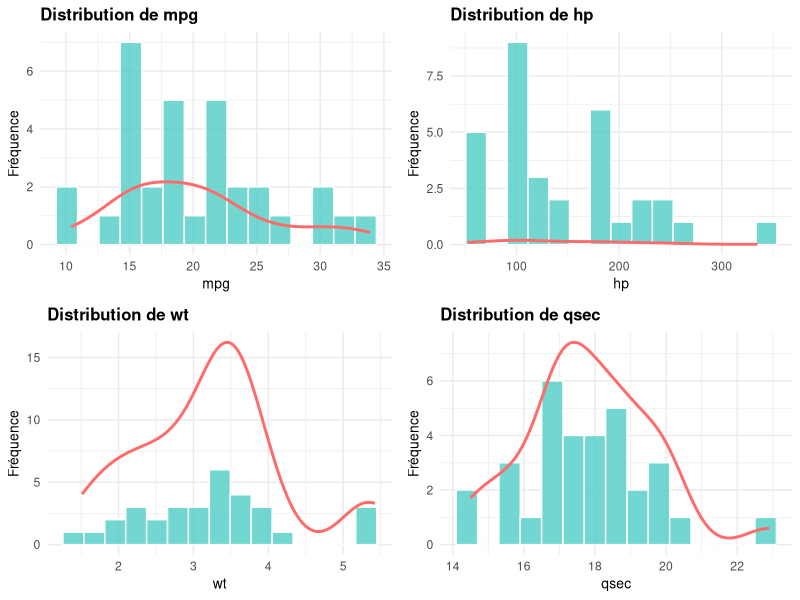
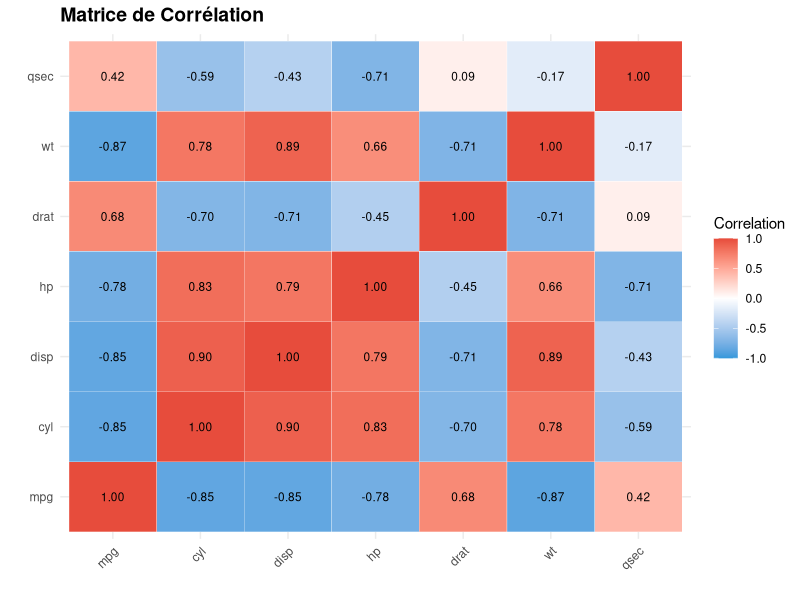
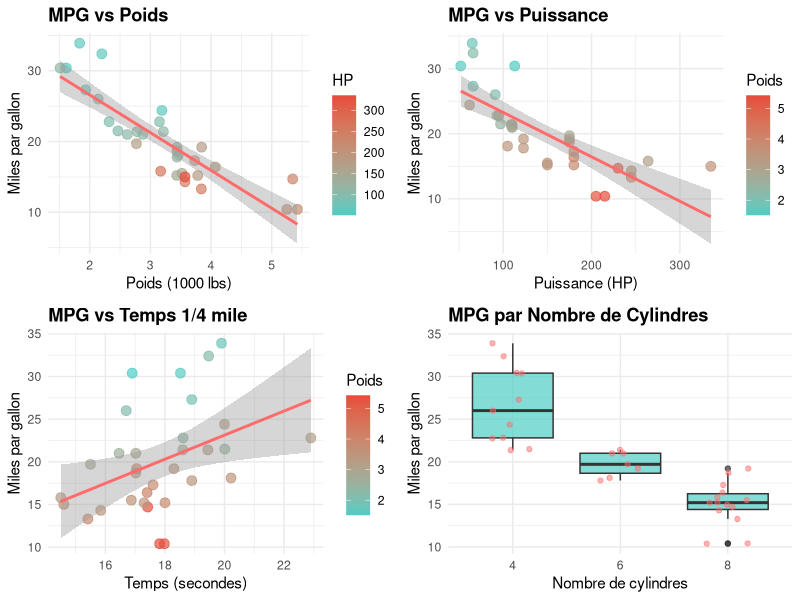
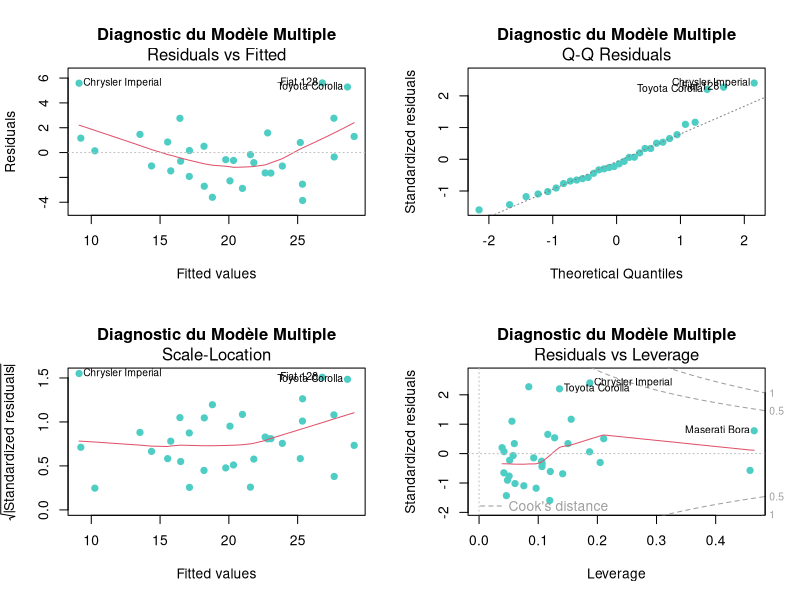
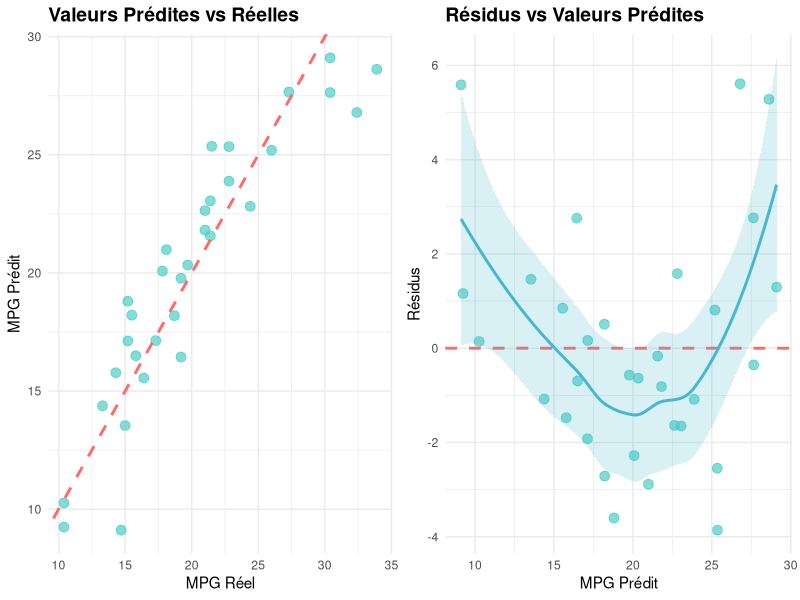

Write the R code that produced these figures, in order.
## ---- chunk 1
#| message: false
#| warning: false

# Manipulation de données
library(tidyverse)
library(dplyr)

# Visualisation
library(ggplot2)
library(gridExtra)

# Modélisation
library(broom)
library(caret)

# Affichage des résultats
library(knitr)

cat("✅ Packages chargés avec succès\n")
## ---- chunk 2
# Charger les données
data(mtcars)
df <- mtcars

# Ajouter les noms des voitures comme colonne
df$car_name <- rownames(mtcars)

# Afficher les dimensions
cat(sprintf("📈 Dataset chargé : %d lignes, %d colonnes\n", 
            nrow(df), ncol(df)))

# Premières lignes
head(df) %>% kable(caption = "Premières lignes du dataset mtcars")
## ---- chunk 3
# Structure du dataset
cat("📋 Structure des données :\n")
str(df)
## ---- chunk 4
# Statistiques descriptives
cat("\n📊 Statistiques descriptives :\n")
summary(df[, c("mpg", "hp", "wt", "qsec")]) %>% 
  kable(digits = 2, caption = "Statistiques des variables clés")
## ---- chunk 5
#| fig-width: 12
#| fig-height: 8

# Variables d'intérêt
variables <- c("mpg", "hp", "wt", "qsec")

# Créer des histogrammes
plots <- lapply(variables, function(var) {
  ggplot(df, aes_string(x = var)) +
    geom_histogram(bins = 15, fill = "#4ECDC4", color = "white", alpha = 0.8) +
    geom_density(aes(y = ..count..), color = "#FF6B6B", size = 1) +
    labs(
      title = paste("Distribution de", var),
      x = var,
      y = "Fréquence"
    ) +
    theme_minimal() +
    theme(
      plot.title = element_text(face = "bold", size = 12),
      axis.title = element_text(size = 10)
    )
})

# Afficher les graphiques
do.call(gridExtra::grid.arrange, c(plots, ncol = 2))
## ---- chunk 6
#| fig-width: 10
#| fig-height: 8

# Calculer la matrice de corrélation
cor_matrix <- cor(df[, c("mpg", "cyl", "disp", "hp", "drat", "wt", "qsec")])

# Transformer en format long pour ggplot
cor_df <- as.data.frame(as.table(cor_matrix))
names(cor_df) <- c("Var1", "Var2", "Correlation")

# Visualisation
ggplot(cor_df, aes(Var1, Var2, fill = Correlation)) +
  geom_tile(color = "white") +
  geom_text(aes(label = sprintf("%.2f", Correlation)), size = 3) +
  scale_fill_gradient2(
    low = "#3498db", 
    mid = "white", 
    high = "#e74c3c",
    midpoint = 0,
    limit = c(-1, 1)
  ) +
  labs(
    title = "Matrice de Corrélation",
    x = "",
    y = ""
  ) +
  theme_minimal() +
  theme(
    plot.title = element_text(face = "bold", size = 14),
    axis.text.x = element_text(angle = 45, hjust = 1)
  )

cat("\n💡 Observations :\n")
cat("- mpg est négativement corrélé avec wt (-0.87) et hp (-0.78)\n")
cat("- Les voitures plus lourdes consomment plus de carburant\n")
## ---- chunk 7
#| fig-width: 12
#| fig-height: 10

# Créer des scatter plots
p1 <- ggplot(df, aes(x = wt, y = mpg)) +
  geom_point(aes(color = hp), size = 3, alpha = 0.7) +
  geom_smooth(method = "lm", se = TRUE, color = "#FF6B6B") +
  scale_color_gradient(low = "#4ECDC4", high = "#e74c3c") +
  labs(
    title = "MPG vs Poids",
    x = "Poids (1000 lbs)",
    y = "Miles par gallon",
    color = "HP"
  ) +
  theme_minimal() +
  theme(plot.title = element_text(face = "bold"))

p2 <- ggplot(df, aes(x = hp, y = mpg)) +
  geom_point(aes(color = wt), size = 3, alpha = 0.7) +
  geom_smooth(method = "lm", se = TRUE, color = "#FF6B6B") +
  scale_color_gradient(low = "#4ECDC4", high = "#e74c3c") +
  labs(
    title = "MPG vs Puissance",
    x = "Puissance (HP)",
    y = "Miles par gallon",
    color = "Poids"
  ) +
  theme_minimal() +
  theme(plot.title = element_text(face = "bold"))

p3 <- ggplot(df, aes(x = qsec, y = mpg)) +
  geom_point(aes(color = wt), size = 3, alpha = 0.7) +
  geom_smooth(method = "lm", se = TRUE, color = "#FF6B6B") +
  scale_color_gradient(low = "#4ECDC4", high = "#e74c3c") +
  labs(
    title = "MPG vs Temps 1/4 mile",
    x = "Temps (secondes)",
    y = "Miles par gallon",
    color = "Poids"
  ) +
  theme_minimal() +
  theme(plot.title = element_text(face = "bold"))

p4 <- ggplot(df, aes(x = factor(cyl), y = mpg)) +
  geom_boxplot(fill = "#4ECDC4", alpha = 0.7) +
  geom_jitter(width = 0.2, alpha = 0.5, color = "#FF6B6B") +
  labs(
    title = "MPG par Nombre de Cylindres",
    x = "Nombre de cylindres",
    y = "Miles par gallon"
  ) +
  theme_minimal() +
  theme(plot.title = element_text(face = "bold"))

# Afficher les graphiques
gridExtra::grid.arrange(p1, p2, p3, p4, ncol = 2)
## ---- chunk 8
# Modèle avec une seule variable prédictive
model_simple <- lm(mpg ~ wt, data = df)

# Résumé du modèle
cat("📊 Modèle Simple : mpg ~ wt\n\n")
summary(model_simple) %>% print()

# Extraire les statistiques clés
model_simple_stats <- glance(model_simple)
cat(sprintf("\n✅ R² = %.3f | R² ajusté = %.3f | p-value < 0.001\n",
            model_simple_stats$r.squared,
            model_simple_stats$adj.r.squared))
## ---- chunk 9
# Modèle avec plusieurs variables
model_multiple <- lm(mpg ~ wt + hp + qsec, data = df)

# Résumé du modèle
cat("\n📊 Modèle Multiple : mpg ~ wt + hp + qsec\n\n")
summary(model_multiple) %>% print()

# Extraire les statistiques
model_multiple_stats <- glance(model_multiple)
cat(sprintf("\n✅ R² = %.3f | R² ajusté = %.3f | p-value < 0.001\n",
            model_multiple_stats$r.squared,
            model_multiple_stats$adj.r.squared))
## ---- chunk 10
# Comparer les modèles avec ANOVA
cat("\n📋 Comparaison des modèles (ANOVA) :\n")
anova(model_simple, model_multiple) %>% 
  kable(digits = 4, caption = "Test ANOVA de comparaison")

cat("\n💡 Le modèle multiple explique significativement mieux les données\n")
## ---- chunk 11
#| fig-width: 12
#| fig-height: 10

# Graphiques de diagnostic
par(mfrow = c(2, 2))
plot(model_multiple, 
     col = "#4ECDC4", 
     pch = 19,
     main = "Diagnostic du Modèle Multiple")
par(mfrow = c(1, 1))
## ---- chunk 12
# Créer un dataframe avec les résidus
residuals_df <- data.frame(
  fitted = fitted(model_multiple),
  residuals = residuals(model_multiple),
  standardized = rstandard(model_multiple)
)

# Test de normalité
shapiro_test <- shapiro.test(residuals_df$residuals)

cat("\n🔍 Tests de Diagnostic :\n")
cat(sprintf("   - Test de Shapiro-Wilk (normalité) : W = %.4f, p-value = %.4f\n",
            shapiro_test$statistic, shapiro_test$p.value))

if (shapiro_test$p.value > 0.05) {
  cat("   ✅ Les résidus suivent une distribution normale\n")
} else {
  cat("   ⚠️  Les résidus ne suivent pas parfaitement une distribution normale\n")
}
## ---- chunk 13
# Créer des données pour prédiction
new_data <- data.frame(
  wt = c(2.5, 3.0, 3.5, 4.0),
  hp = c(100, 150, 200, 250),
  qsec = c(18, 17, 16, 15)
)

# Faire des prédictions
predictions <- predict(model_multiple, 
                      newdata = new_data, 
                      interval = "confidence")

# Combiner avec les données
results <- cbind(new_data, predictions)

cat("\n🎯 Prédictions de MPG :\n")
results %>% 
  kable(digits = 2, 
        caption = "Prédictions avec intervalles de confiance à 95%")
## ---- chunk 14
#| fig-width: 12
#| fig-height: 6

# Prédictions vs Valeurs réelles
pred_df <- data.frame(
  actual = df$mpg,
  predicted = fitted(model_multiple),
  residuals = residuals(model_multiple)
)

p1 <- ggplot(pred_df, aes(x = actual, y = predicted)) +
  geom_point(color = "#4ECDC4", size = 3, alpha = 0.7) +
  geom_abline(intercept = 0, slope = 1, 
              color = "#FF6B6B", linetype = "dashed", size = 1) +
  labs(
    title = "Valeurs Prédites vs Réelles",
    x = "MPG Réel",
    y = "MPG Prédit"
  ) +
  theme_minimal() +
  theme(plot.title = element_text(face = "bold", size = 14))

p2 <- ggplot(pred_df, aes(x = predicted, y = residuals)) +
  geom_point(color = "#4ECDC4", size = 3, alpha = 0.7) +
  geom_hline(yintercept = 0, color = "#FF6B6B", linetype = "dashed", size = 1) +
  geom_smooth(se = TRUE, color = "#45B7D1", fill = "#45B7D1", alpha = 0.2) +
  labs(
    title = "Résidus vs Valeurs Prédites",
    x = "MPG Prédit",
    y = "Résidus"
  ) +
  theme_minimal() +
  theme(plot.title = element_text(face = "bold", size = 14))

gridExtra::grid.arrange(p1, p2, ncol = 2)
## ---- chunk 15
# Calculer les métriques
predictions_train <- predict(model_multiple, df)
actual <- df$mpg

# RMSE
rmse <- sqrt(mean((actual - predictions_train)^2))

# MAE
mae <- mean(abs(actual - predictions_train))

# MAPE
mape <- mean(abs((actual - predictions_train) / actual)) * 100

cat("\n📊 MÉTRIQUES DE PERFORMANCE\n")
cat("=" , rep("=", 40), "\n", sep = "")
cat(sprintf("R²               : %.3f\n", model_multiple_stats$r.squared))
cat(sprintf("R² ajusté        : %.3f\n", model_multiple_stats$adj.r.squared))
cat(sprintf("RMSE             : %.3f mpg\n", rmse))
cat(sprintf("MAE              : %.3f mpg\n", mae))
cat(sprintf("MAPE             : %.2f%%\n", mape))
cat("=" , rep("=", 40), "\n", sep = "")
## ---- chunk 16
cat("\n📌 CONCLUSIONS DE L'ANALYSE\n")
cat("=", rep("=", 59), "\n", sep = "")
cat("\n✅ Résultats clés :\n")
cat(sprintf("   - Le modèle explique %.1f%% de la variance de MPG\n", 
            model_multiple_stats$r.squared * 100))
cat("   - Toutes les variables sont significatives (p < 0.05)\n")
cat("   - RMSE de", round(rmse, 2), "mpg (bonne précision)\n")
cat("\n💡 Insights métier :\n")
cat("   - Le poids (wt) a l'effet le plus important sur la consommation\n")
cat("   - La puissance (hp) affecte négativement le MPG\n")
cat("   - Les résidus sont relativement normaux\n")
cat("\n🚀 Recommandations :\n")
cat("   - Le modèle peut être utilisé pour prédire la consommation\n")
cat("   - Considérer l'ajout d'interactions entre variables\n")
cat("   - Tester des transformations non-linéaires\n")
cat("\n", rep("=", 60), "\n", sep = "")
